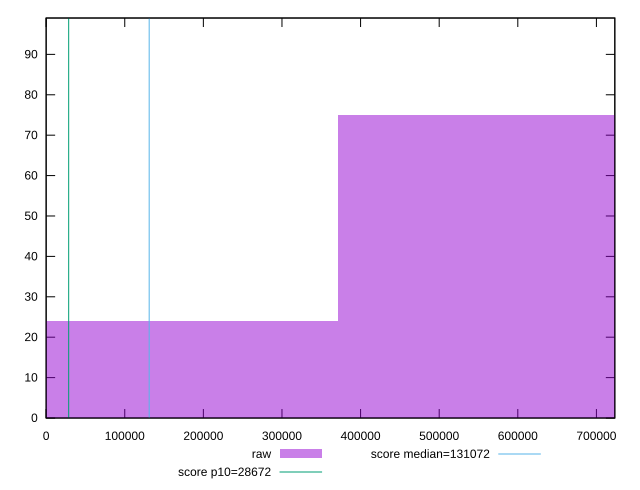

The script that saved this image:
reset

$raw <<EOF
741612.4895271454 75
0 24
EOF

set key outside below
set boxwidth 741612.4895271454
set xrange [0:723419.1557833333]
set yrange [0:99]
set trange [0:99]
set style fill transparent solid 0.5 noborder

set parametric
set terminal svg size 640, 490 enhanced background rgb 'white'
set output "report/report_00029_2021-02-24T13-36-40.390Z/uses-long-cache-ttl/samples/card/raw/histogram.svg"

plot $raw title "raw" with boxes, \
     28672,t title "score p10=28672", \
     131072,t title "score median=131072"

reset
